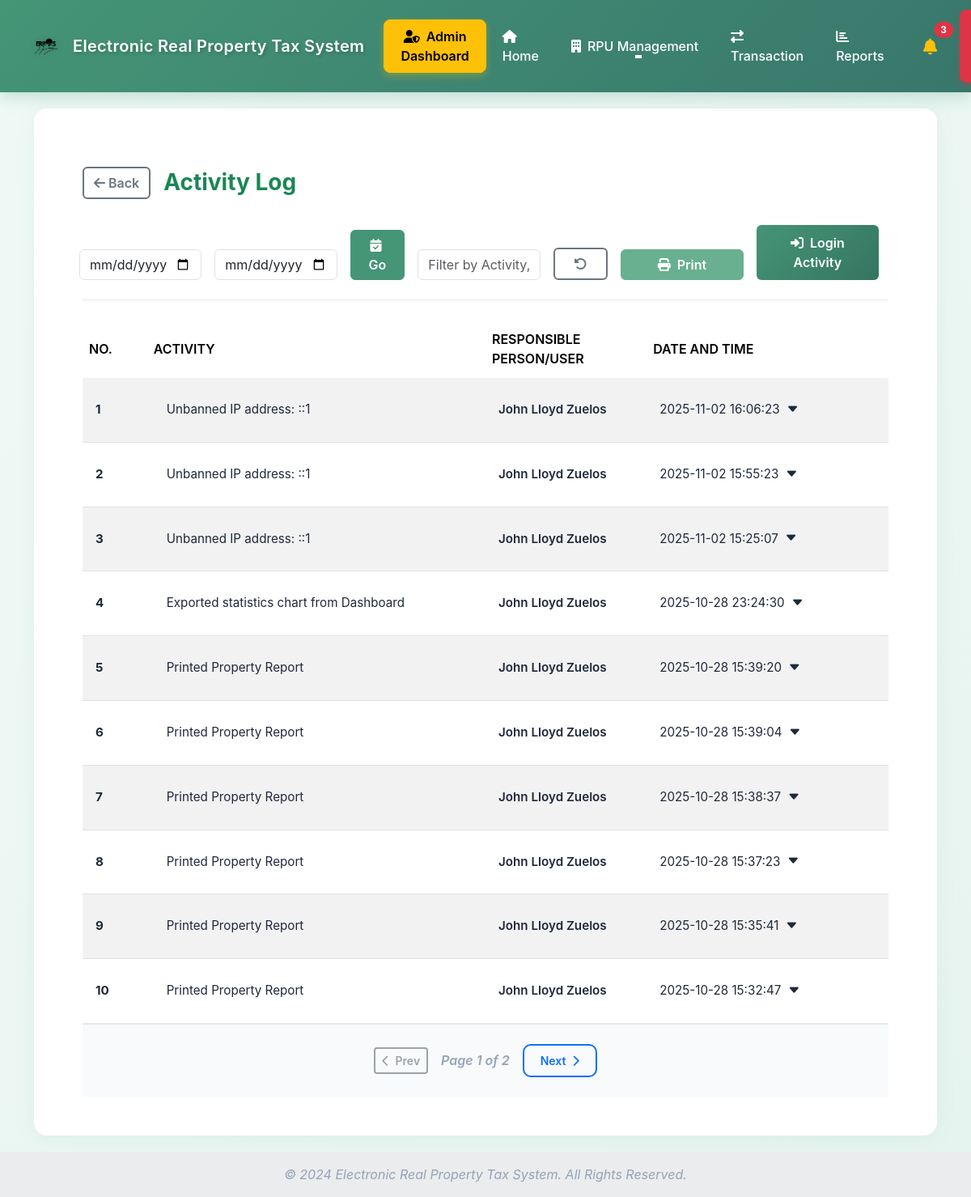
The app's page /ActivityLog.php (signed in), older data.
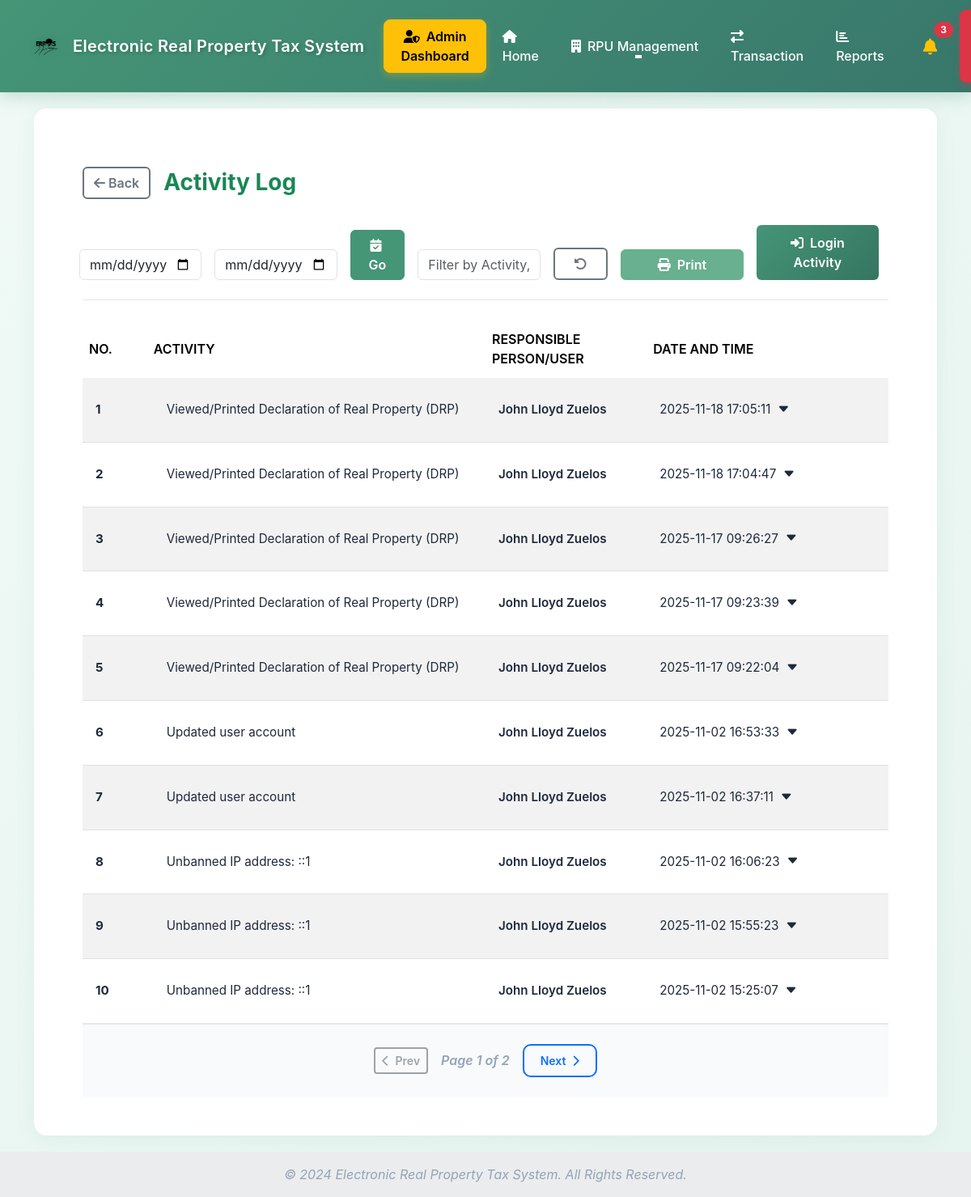
The same page, newer data.
### tables this page shows
CREATE TABLE `activity_log` (
  `log_id` int(11) NOT NULL,
  `user_id` int(11) DEFAULT NULL,
  `action` mediumtext DEFAULT NULL,
  `log_time` timestamp NOT NULL DEFAULT current_timestamp()
);

### ActivityLog.php (the view, shortened to what the changed rows need)
<?php
  $conn = Database::getInstance();
  $limit = 10;
  $page = isset($_GET['page']) && is_numeric($_GET['page']) ? (int)$_GET['page'] : 1;
  $offset = ($page - 1) * $limit;
  $where = [];
  $params = [];
  $where[] = "(a.action NOT LIKE '%logged in%'
              AND a.action NOT LIKE '%Logged in%'
              AND a.action NOT LIKE '%login%'
              AND a.action NOT LIKE '%Login%'
              AND a.action NOT LIKE '%logged out%'
              AND a.action NOT LIKE '%Logged out%'
              AND a.action NOT LIKE '%logout%'
              AND a.action NOT LIKE '%Logout%'
              AND a.action NOT LIKE '%Failed%'
              AND a.action NOT LIKE '%lock%'
              AND a.action NOT LIKE '%Lock%')";
  $where_sql = $where ? "WHERE " . implode(" AND ", $where) : "";
  $stmt = $conn->prepare("SELECT a.log_id, a.action, a.log_time,
                                CONCAT(COALESCE(u.first_name, 'Unknown'), ' ', COALESCE(u.last_name, 'User')) AS fullname,
                                u.email, u.user_type, u.contact_number
                        FROM activity_log a
                        LEFT JOIN users u ON a.user_id = u.user_id
                        $where_sql
                        ORDER BY a.log_time DESC
                        LIMIT ? OFFSET ?");
  $params_main = $params;
  $params_main[] = $limit;
  $params_main[] = $offset;
  $types_main = str_repeat("s", count($params)) . "ii";
  $stmt->bind_param($types_main, ...$params_main);
  $stmt->execute();
  $result = $stmt->get_result();
  ?>
 <!doctype html>
 <html lang="en">
 <head>
   <link href="https://cdn.jsdelivr.net/npm/bootstrap@5.3.2/dist/css/bootstrap.min.css" rel="stylesheet">
   <link href="https://cdn.jsdelivr.net/npm/bootstrap-icons@1.11.3/font/bootstrap-icons.css" rel="stylesheet">
   <link rel="stylesheet" href="https://cdnjs.cloudflare.com/ajax/libs/font-awesome/6.4.0/css/all.min.css">
   <link rel="stylesheet" href="main_layout.css">
   <link rel="stylesheet" href="header.css">
   <link rel="stylesheet" href="activitylog.css">
 </head>
 <body class="d-flex flex-column min-vh-100">
   <main class="container my-6">
     <section class="table-container p-5">
       <div class="container mt-4">
         <div id="activitylogs">
           <table class="table table-striped table-hover align-middle text-start">
             <thead>
               <tr>
                 <th style="width: 8%">No.</th>
                 <th style="width: 42%">Activity</th>
                 <th style="width: 20%">Responsible Person/User</th>
                 <th style="width: 30%">Date and Time</th>
               </tr>
             </thead>
             <tbody>
               <?php
                if ($result->num_rows > 0) {
                  $no = $offset + 1;
                  while ($row = $result->fetch_assoc()) {
                    $activity_raw = $row['action'];
                    $fullname = htmlspecialchars($row['fullname']);
                    $log_time = htmlspecialchars($row['log_time']);
                    $lines = explode("\n", $activity_raw);
                    $first_line = htmlspecialchars(trim($lines[0]), ENT_QUOTES, 'UTF-8');
                    $full_activity = htmlspecialchars($activity_raw, ENT_QUOTES, 'UTF-8');
                    $email = htmlspecialchars($row['email'] ?? 'N/A');
                    $role = htmlspecialchars($row['user_type'] ?? 'N/A');
                    $contact_number = htmlspecialchars($row['contact_number'] ?? 'N/A');
                    echo "
                    <tr>
                      <td><strong>{$no}</strong></td>
                      <td>
                        <div id='activity{$no}'
                            class='activity-text text-truncate'
                            style='cursor: pointer;'>
                          {$first_line}
                        </div>
                      </td>
                      <td>
                        <div class='user-info-container'>
                          <div class='user-name-only user-name-clickable' data-id='{$no}' style='cursor: pointer;'>{$fullname}</div>
                          <div id='userdetails{$no}' class='user-details d-none'>
                            <small class='text-muted d-block'>
                              <i class='bi bi-person-badge'></i> {$role}
                            </small>
                            <small class='text-muted d-block'>
                              <i class='bi bi-envelope'></i> {$email}
                            </small>
                            <small class='text-muted d-block'>
                              <i class='bi bi-telephone'></i> {$contact_number}
                            </small>
                          </div>
                        </div>
                      </td>
                      <td style='white-space: nowrap;'>
                        <span>{$log_time}</span>
                        <i class='bi bi-caret-down-fill toggle-btn'
                          data-id='{$no}'
                          data-full-text='{$full_activity}'></i>
                      </td>
                    </tr>";
                    $no++;
                  }
                } else {
                  echo "<tr><td colspan='4' class='text-center text-muted py-4'>No activity logs found.</td></tr>";
                }
                ?>
             </tbody>
           </table>
         </div>
     </section>
   </main>
 </body>
 </html>

Row changes from the older to the newer data that the page shows:
no longer on this page (row unchanged): activity_log: action "Exported statistics chart from Dashboard", fullname "John Lloyd Zuelos", log_time "2025-10-28 23:24:30"
no longer on this page (row unchanged): activity_log: action "Printed Property Report", fullname "John Lloyd Zuelos", log_time "2025-10-28 15:39:20"
no longer on this page (row unchanged): activity_log: action "Printed Property Report", fullname "John Lloyd Zuelos", log_time "2025-10-28 15:39:04"
no longer on this page (row unchanged): activity_log: action "Printed Property Report", fullname "John Lloyd Zuelos", log_time "2025-10-28 15:38:37"
no longer on this page (row unchanged): activity_log: action "Printed Property Report", fullname "John Lloyd Zuelos", log_time "2025-10-28 15:37:23"
no longer on this page (row unchanged): activity_log: action "Printed Property Report", fullname "John Lloyd Zuelos", log_time "2025-10-28 15:35:41"
no longer on this page (row unchanged): activity_log: action "Printed Property Report", fullname "John Lloyd Zuelos", log_time "2025-10-28 15:32:47"
added activity_log: action "Viewed/Printed Declaration of Real Property (DRP)", fullname "John Lloyd Zuelos", log_time "2025-11-18 17:05:11"
added activity_log: action "Viewed/Printed Declaration of Real Property (DRP)", fullname "John Lloyd Zuelos", log_time "2025-11-18 17:04:47"
added activity_log: action "Viewed/Printed Declaration of Real Property (DRP)", fullname "John Lloyd Zuelos", log_time "2025-11-17 09:26:27"
added activity_log: action "Viewed/Printed Declaration of Real Property (DRP)", fullname "John Lloyd Zuelos", log_time "2025-11-17 09:23:39"
added activity_log: action "Viewed/Printed Declaration of Real Property (DRP)", fullname "John Lloyd Zuelos", log_time "2025-11-17 09:22:04"
added activity_log: action "Updated user account", fullname "John Lloyd Zuelos", log_time "2025-11-02 16:53:33"
added activity_log: action "Updated user account", fullname "John Lloyd Zuelos", log_time "2025-11-02 16:37:11"
